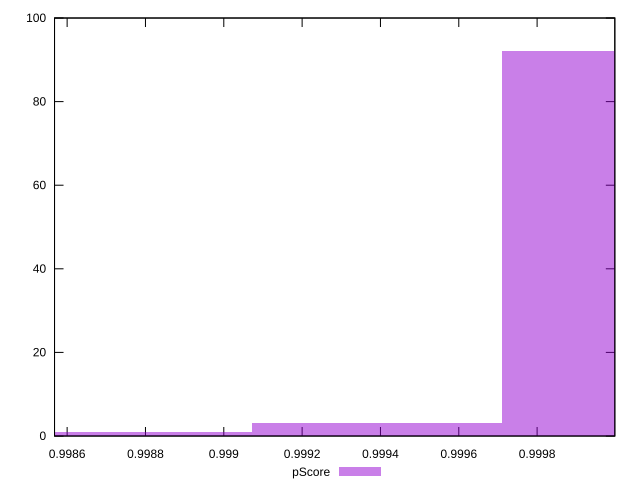

This chart was generated by the following gnuplot code:
reset

$pScore <<EOF
0.9998696589842212 92
0.9985951278701559 1
0.9992323934271885 3
0.9995510262057048 3
0.9989137606486722 1
EOF

set key outside below
set boxwidth 0.00031863277851632287
set xrange [0.9985678250515522:0.9999984334267613]
set yrange [0:100]
set trange [0:100]
set style fill transparent solid 0.5 noborder
set terminal svg size 640, 490 enhanced background rgb 'white'
set output "report_00017_2021-02-10T15-08-03.406Z/bootup-time/samples/pages+cached+noadtech+nomedia+nocss/pScore/histogram.svg"

plot $pScore title "pScore" with boxes

reset
